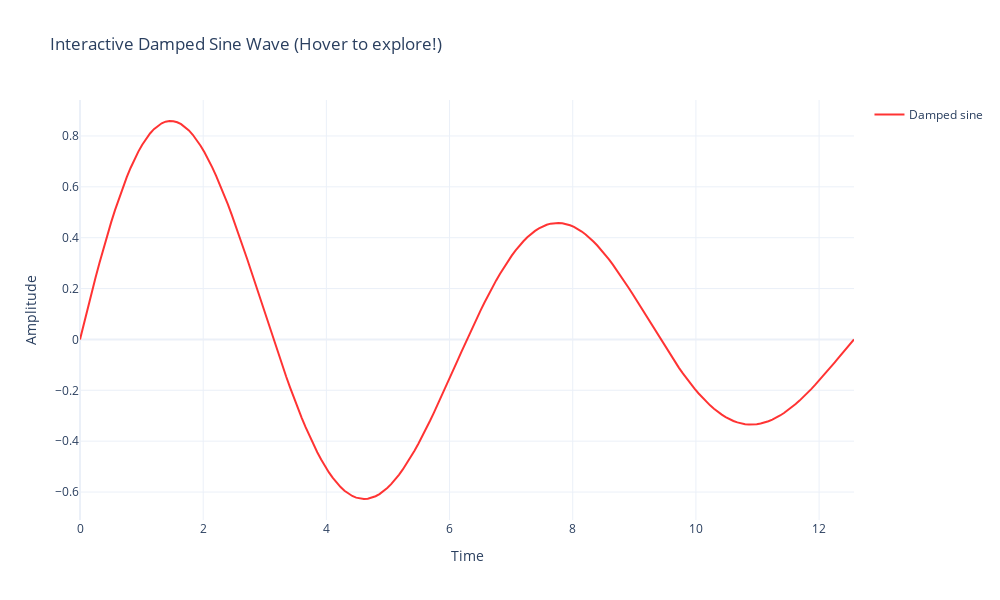

Notebook source saved alongside this figure:
### Markdown cell above
## 7. Interactive Plotly Backend

All functions support interactive plotly plots for exploration.

### Code cell
# Generate interactive plot with plotly
x = np.linspace(0, 4*np.pi, 200)
y = np.sin(x) * np.exp(-x/10)

set_backend('matplotlib')
config = PlotConfig(
    title="Interactive Damped Sine Wave (Hover to explore!)",
    xlabel="Time",
    ylabel="Amplitude",
    show=False  # Don't auto-show
)
plot_line(y, x=x, config=config, color='red', label='Damped sine', backend='matplotlib')
plt.show()

set_backend('plotly')
config = PlotConfig(
    title="Interactive Damped Sine Wave (Hover to explore!)",
    xlabel="Time",
    ylabel="Amplitude",
    show=False  # Don't auto-show
)

# Create interactive plotly figure  
fig = plot_line(y, x=x, config=config, color='red', label='Damped sine', backend='plotly')
fig.show()

### Figure 1 — Plotly figure (JSON) as saved in the notebook; plotly's stock layout.template omitted (floating-point values rounded to 4 significant figures; data arrays with more than 128 entries replaced by an {"elided": "..."} marker saying what was removed)
{"data": [{"line": {"color": "red", "dash": "solid", "width": 2}, "mode": "lines", "name": "Damped sine", "opacity": 0.8, "type": "scatter", "x": {"elided": "200 float values"}, "y": {"elided": "200 float values"}}], "layout": {"height": 600, "showlegend": true, "title": {"text": "Interactive Damped Sine Wave (Hover to explore!)"}, "width": 1000, "xaxis": {"title": {"text": "Time"}}, "yaxis": {"title": {"text": "Amplitude"}}}}
